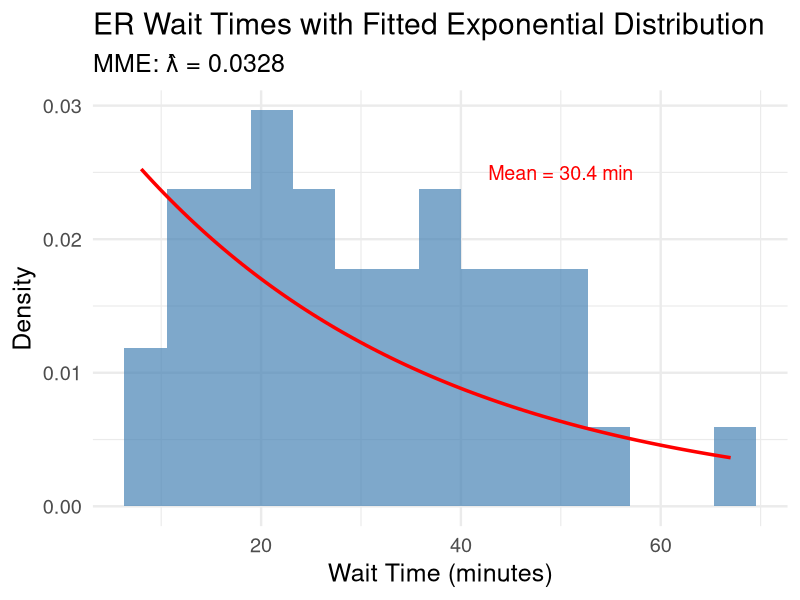
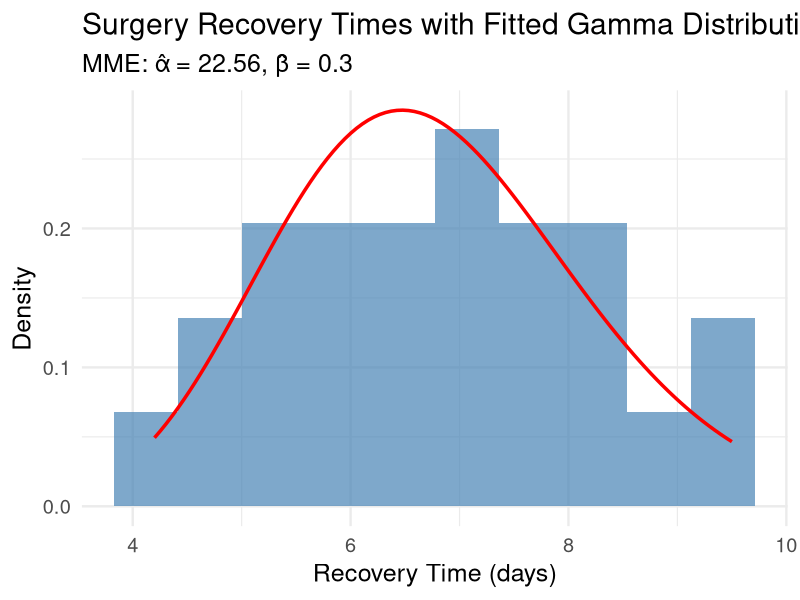
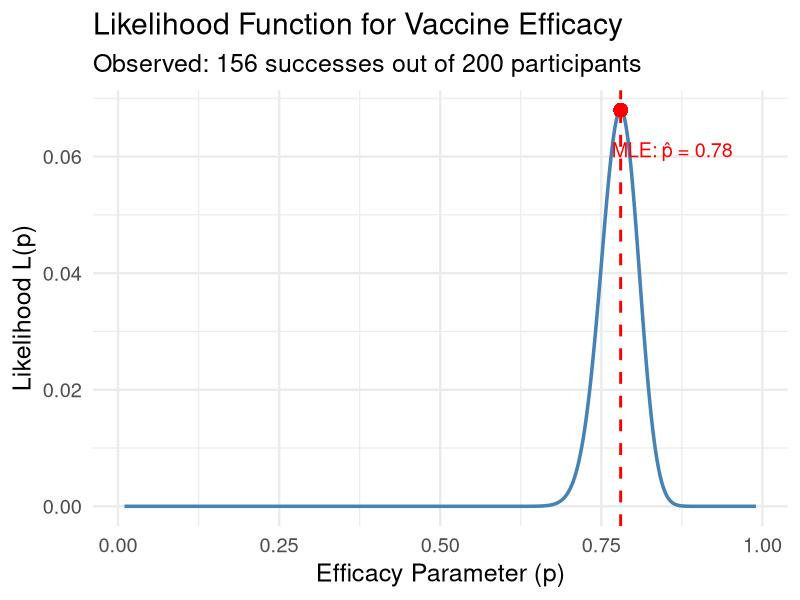
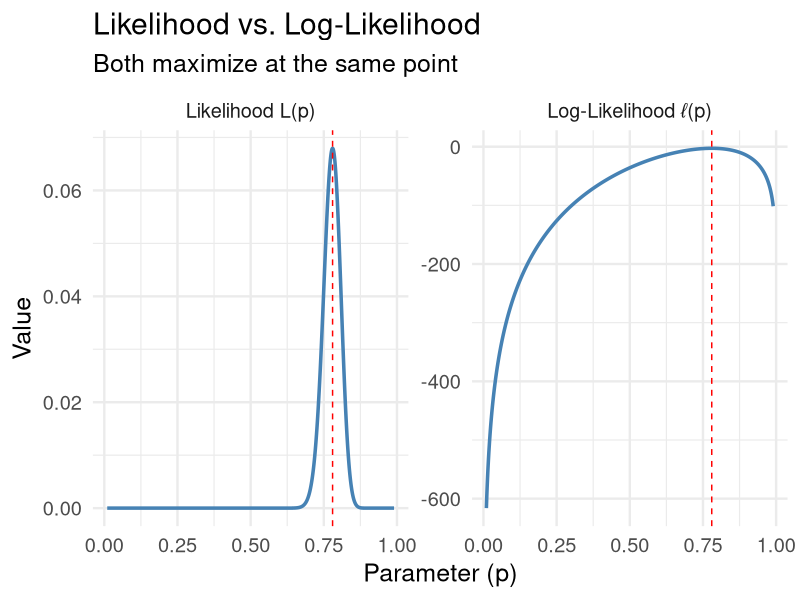
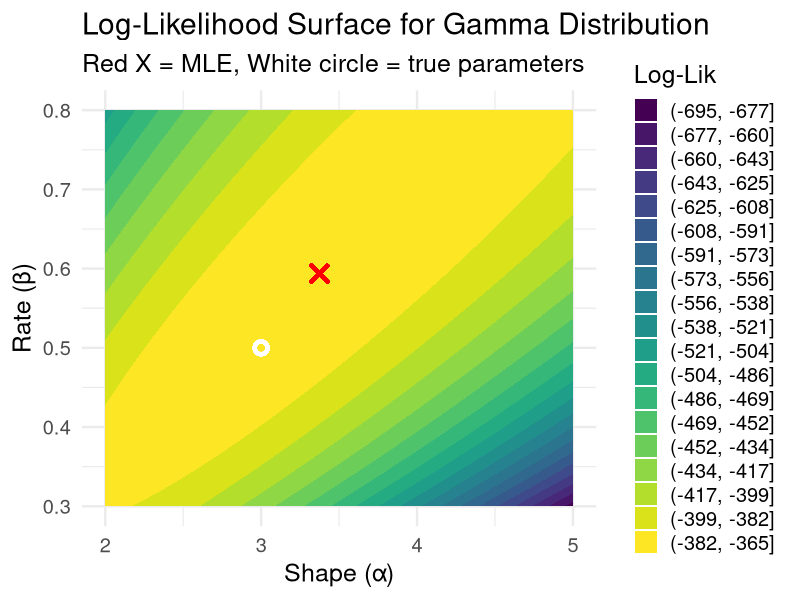
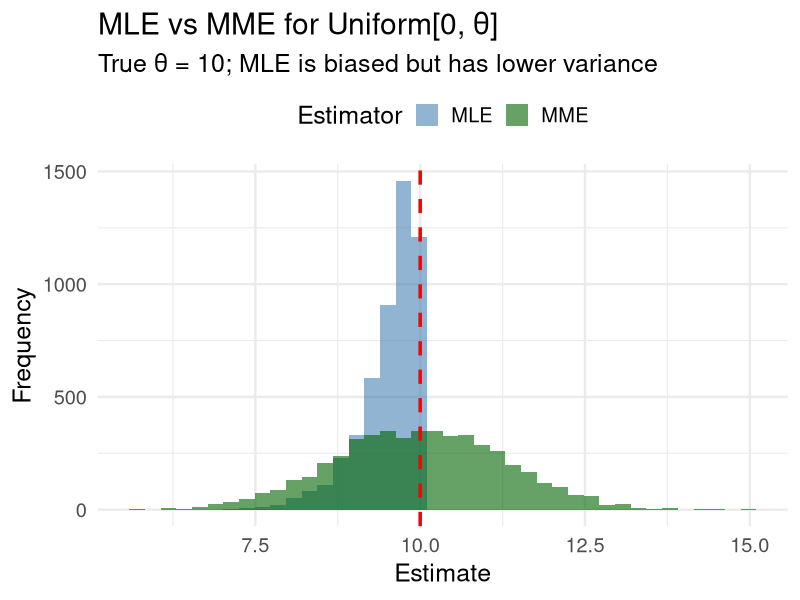
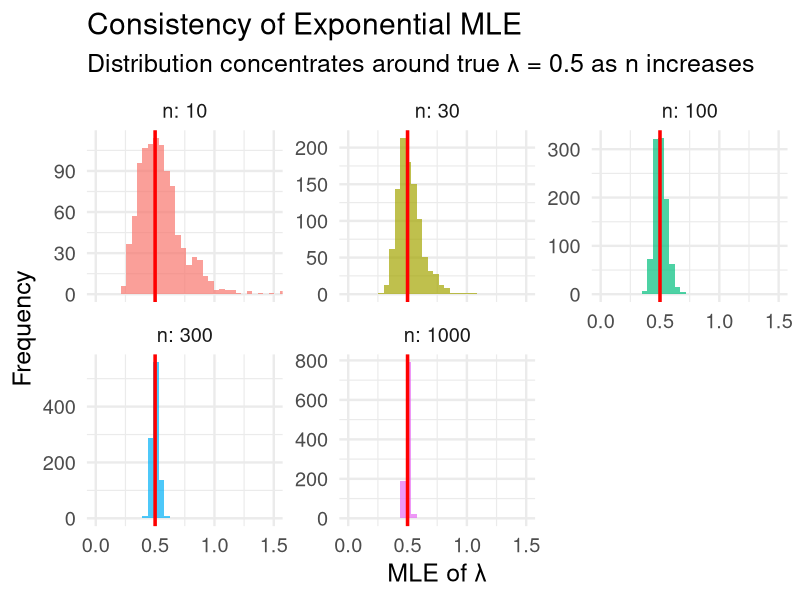
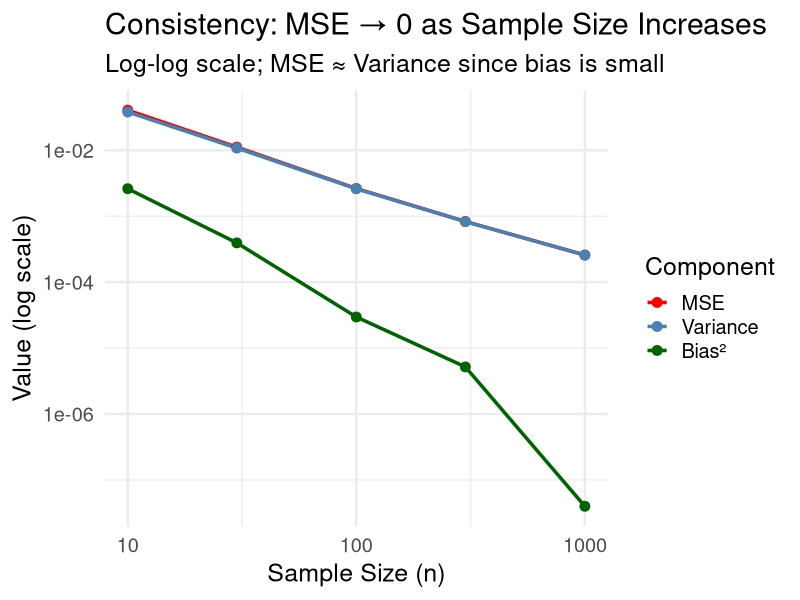

Write R code to recreate these figures, in order.
## ---- chunk 1
#| label: setup
#| include: false
library(tidyverse)
set.seed(42)
theme_set(theme_minimal(base_size = 18))
## ---- chunk 2
# Wait times (minutes) for 40 patients
wait_times <- c(12, 45, 8, 23, 67, 15, 31, 42, 19, 56,
                28, 11, 38, 22, 49, 17, 33, 25, 41, 14,
                52, 9, 36, 27, 44, 18, 29, 47, 21, 35,
                13, 39, 24, 51, 16, 32, 46, 20, 37, 26)

# Method of moments estimate for λ (per minute)
lambda_hat <- 1 / mean(wait_times)

cat("Sample mean wait time:", round(mean(wait_times), 2), "minutes\n")
cat("MME of λ:", round(lambda_hat, 4), "per minute\n")
cat("MME of λ:", round(lambda_hat * 60, 2), "per hour")
## ---- chunk 3
#| label: exp-fit-plot
#| echo: false
#| fig-height: 6
# Compare empirical distribution to fitted exponential
tibble(wait_time = wait_times) |> 
  ggplot(aes(x = wait_time)) +
  geom_histogram(aes(y = after_stat(density)), bins = 15, 
                 fill = "steelblue", alpha = 0.7) +
  stat_function(fun = dexp, args = list(rate = lambda_hat),
                color = "red", linewidth = 1.2) +
  labs(title = "ER Wait Times with Fitted Exponential Distribution",
       subtitle = str_glue("MME: λ̂ = {round(lambda_hat, 4)}"),
       x = "Wait Time (minutes)", y = "Density") +
  annotate("text", x = 50, y = 0.025, 
           label = str_glue("Mean = {round(mean(wait_times), 1)} min"),
           color = "red", size = 5)
## ---- chunk 4
# Recovery times (days) for 25 patients
recovery_times <- c(4.2, 6.8, 5.1, 8.3, 7.2, 4.9, 6.1, 9.5, 5.7, 7.8,
                    6.4, 8.1, 5.3, 7.5, 6.9, 4.5, 8.7, 5.9, 7.1, 6.2,
                    9.2, 5.5, 7.4, 6.6, 8.4)

# Calculate sample moments
x_bar <- mean(recovery_times)
second_moment <- mean(recovery_times^2)

# MME for gamma parameters
alpha_hat <- x_bar^2 / (second_moment - x_bar^2)
beta_hat <- (second_moment - x_bar^2) / x_bar

cat("Sample mean:", round(x_bar, 2), "days\n")
cat("MME of α:", round(alpha_hat, 2), "\n")
cat("MME of β:", round(beta_hat, 2), "days")
## ---- chunk 5
#| label: gamma-fit-plot
#| echo: false
#| fig-height: 6
tibble(recovery_time = recovery_times) |> 
  ggplot(aes(x = recovery_time)) +
  geom_histogram(aes(y = after_stat(density)), bins = 10, 
                 fill = "steelblue", alpha = 0.7) +
  stat_function(fun = dgamma, 
                args = list(shape = alpha_hat, scale = beta_hat),
                color = "red", linewidth = 1.2) +
  labs(title = "Surgery Recovery Times with Fitted Gamma Distribution",
       subtitle = str_glue("MME: α̂ = {round(alpha_hat, 2)}, β̂ = {round(beta_hat, 2)}"),
       x = "Recovery Time (days)", y = "Density")
## ---- chunk 6
n <- 200
successes <- 156
# What value of p makes this outcome most "likely"?
## ---- chunk 7
#| label: likelihood-plot
#| echo: false
#| fig-height: 6
# Likelihood function for vaccine trial
n <- 200
x <- 156

likelihood_data <- tibble(
  p = seq(0.01, 0.99, by = 0.001),
  likelihood = dbinom(x, n, p)
)

mle_p <- x / n

likelihood_data |> 
  ggplot(aes(x = p, y = likelihood)) +
  geom_line(color = "steelblue", linewidth = 1.2) +
  geom_vline(xintercept = mle_p, color = "red", linetype = "dashed", linewidth = 1) +
  geom_point(aes(x = mle_p, y = dbinom(x, n, mle_p)), color = "red", size = 4) +
  labs(title = "Likelihood Function for Vaccine Efficacy",
       subtitle = str_glue("Observed: {x} successes out of {n} participants"),
       x = "Efficacy Parameter (p)", y = "Likelihood L(p)") +
  annotate("text", x = mle_p + 0.08, y = dbinom(x, n, mle_p) * 0.9,
           label = str_glue("MLE: p̂ = {mle_p}"), color = "red", size = 5)
## ---- chunk 8
#| label: loglik-compare-plot
#| echo: false
#| fig-height: 5.5
# Compare likelihood and log-likelihood
likelihood_data |> 
  mutate(log_likelihood = log(likelihood)) |> 
  select(p, likelihood, log_likelihood) |> 
  pivot_longer(-p, names_to = "type", values_to = "value") |> 
  mutate(type = case_when(
    type == "likelihood" ~ "Likelihood L(p)",
    type == "log_likelihood" ~ "Log-Likelihood ℓ(p)"
  )) |> 
  ggplot(aes(x = p, y = value)) +
  geom_line(color = "steelblue", linewidth = 1.2) +
  geom_vline(xintercept = mle_p, color = "red", linetype = "dashed") +
  facet_wrap(~type, scales = "free_y") +
  labs(title = "Likelihood vs. Log-Likelihood", 
       subtitle = "Both maximize at the same point",
       x = "Parameter (p)", y = "Value")
## ---- chunk 9
#| code-line-numbers: "|1-3|5-12|14-18"
true_p <- 0.65
n <- 50
n_sims <- 5000

# Simulate MLE for many samples
bernoulli_sim <- tibble(sim = 1:n_sims) |> 
  mutate(
    data = map(sim, \(s) rbinom(n, 1, true_p)),
    mle = map_dbl(data, mean)
  )

# Check properties
bernoulli_sim |> 
  summarize(
    mean_mle = mean(mle),
    var_mle = var(mle),
    theoretical_var = true_p * (1 - true_p) / n
  )
## ---- chunk 10
# Generate exponential data
set.seed(42)
exp_data <- rexp(100, rate = 0.5)  # True λ = 0.5

# Calculus solution: λ̂ = 1/X̄
mle_calculus <- 1 / mean(exp_data)

# Numerical solution: minimize negative log-likelihood
neg_log_lik_exp <- function(lambda, data) {
  if (lambda <= 0) return(Inf)  # λ must be positive
  -sum(dexp(data, rate = lambda, log = TRUE))
}

# Use optimize() for single-parameter optimization
result <- optimize(neg_log_lik_exp, interval = c(0.01, 5), data = exp_data)
mle_numerical <- result$minimum
## ---- chunk 11
cat("Calculus MLE:  λ̂ =", round(mle_calculus, 5), "\n")
cat("Numerical MLE: λ̂ =", round(mle_numerical, 5), "\n")
cat("Difference:", round(abs(mle_calculus - mle_numerical), 8))
## ---- chunk 12
# Generate gamma data (true α = 3, β = 2)
set.seed(123)
gamma_data <- rgamma(150, shape = 3, rate = 0.5)  # rate = 1/scale

# Define negative log-likelihood for Gamma
neg_log_lik_gamma <- function(params, data) {
  alpha <- params[1]
  beta <- params[2]   # rate parameter
  if (alpha <= 0 | beta <= 0) return(Inf)
  -sum(dgamma(data, shape = alpha, rate = beta, log = TRUE))
}
## ---- chunk 13
# Use optim() for multi-parameter optimization
# Start with method of moments estimates as initial values
start_alpha <- mean(gamma_data)^2 / var(gamma_data)
start_beta <- mean(gamma_data) / var(gamma_data)

result <- optim(
  par = c(start_alpha, start_beta),
  fn = neg_log_lik_gamma,
  data = gamma_data,
  method = "L-BFGS-B",           # Allows bounds
  lower = c(0.001, 0.001)        # Parameters must be positive
)

cat("MLE of α:", round(result$par[1], 3), "(true: 3)\n")
cat("MLE of β:", round(result$par[2], 3), "(true: 0.5)")
## ---- chunk 14
#| echo: false
#| fig-height: 5
# Create grid for contour plot
alpha_seq <- seq(2, 5, length.out = 50)
beta_seq <- seq(0.3, 0.8, length.out = 50)

log_lik_surface <- expand_grid(alpha = alpha_seq, beta = beta_seq) |> 
  mutate(
    log_lik = map2_dbl(alpha, beta, \(a, b) {
      -neg_log_lik_gamma(c(a, b), gamma_data)
    })
  )

ggplot(log_lik_surface, aes(x = alpha, y = beta, z = log_lik)) +
  geom_contour_filled(bins = 20) +
  geom_point(aes(x = result$par[1], y = result$par[2]), 
             color = "red", size = 4, shape = 4, stroke = 2) +
  geom_point(aes(x = 3, y = 0.5), 
             color = "white", size = 3, shape = 1, stroke = 2) +
  labs(title = "Log-Likelihood Surface for Gamma Distribution",
       subtitle = "Red X = MLE, White circle = true parameters",
       x = "Shape (α)", y = "Rate (β)", fill = "Log-Lik") +
  theme(legend.position = "right")
## ---- chunk 15
#| message: false
library(MASS)
select <- dplyr::select

# fitdistr uses numerical optimization internally
gamma_fit <- fitdistr(gamma_data, "gamma")

# Compare our manual optimization with fitdistr
cat("Our optim() result:\n")
cat("  α =", round(result$par[1], 4), ", β =", round(result$par[2], 4), "\n\n")

cat("MASS::fitdistr() result:\n")
print(gamma_fit)
## ---- chunk 16
# Always check convergence!
cat("Convergence code:", result$convergence, 
    ifelse(result$convergence == 0, "(success)", "(failed)"))
## ---- chunk 17
theta <- 10
n <- 20
n_sims <- 5000

uniform_comparison <- tibble(sim = 1:n_sims) |> 
  mutate(
    data = map(sim, \(s) runif(n, 0, theta)),
    mle = map_dbl(data, max),
    mme = map_dbl(data, \(d) 2 * mean(d))
  )
## ---- chunk 18
uniform_comparison |> 
  summarize(
    `MLE Bias` = mean(mle) - theta,
    `MME Bias` = mean(mme) - theta,
    `MLE Variance` = var(mle), `MME Variance` = var(mme),
    `MLE MSE` = mean((mle - theta)^2),
    `MME MSE` = mean((mme - theta)^2)
  ) |> 
  pivot_longer(everything()) |> 
  mutate(value = round(value, 4))
## ---- chunk 19
#| label: mle-mme-plot
#| echo: false
#| fig-height: 6
uniform_comparison |> 
  select(mle, mme) |> 
  pivot_longer(everything(), names_to = "Estimator", values_to = "Estimate") |> 
  mutate(Estimator = toupper(Estimator)) |> 
  ggplot(aes(x = Estimate, fill = Estimator)) +
  geom_histogram(bins = 40, alpha = 0.6, position = "identity") +
  geom_vline(xintercept = theta, color = "red", linetype = "dashed", linewidth = 1.2) +
  labs(title = "MLE vs MME for Uniform[0, θ]",
       subtitle = str_glue("True θ = {theta}; MLE is biased but has lower variance"),
       x = "Estimate", y = "Frequency") +
  scale_fill_manual(values = c("steelblue", "darkgreen")) +
  theme(legend.position = "top")
## ---- chunk 20
#| label: consistency-setup
true_lambda <- 0.5
sample_sizes <- c(10, 30, 100, 300, 1000)
set.seed(100)

consistency_sim <- map(sample_sizes, function(sample_n) {
  tibble(
    n = sample_n,
    sim = 1:1000,
    mle = map_dbl(sim, \(s) 1 / mean(rexp(sample_n, rate = true_lambda)))
  )
}) %>%
  list_rbind()
## ---- chunk 21
#| label: consistency-plot
#| echo: false
#| fig-height: 6
consistency_sim |> 
  ggplot(aes(x = mle, fill = factor(n))) +
  geom_histogram(bins = 40, alpha = 0.7) +
  geom_vline(xintercept = true_lambda, color = "red", linewidth = 1.2) +
  facet_wrap(~n, scales = "free_y", labeller = label_both) +
  coord_cartesian(xlim = c(0, 1.5)) +
  labs(title = "Consistency of Exponential MLE",
       subtitle = "Distribution concentrates around true λ = 0.5 as n increases",
       x = "MLE of λ", y = "Frequency") +
  theme(legend.position = "none")
## ---- chunk 22
# Show bias, variance, and MSE at each sample size
consistency_sim |> 
  group_by(n) |> 
  summarize(
    Bias = mean(mle) - true_lambda,
    Variance = var(mle),
    `Bias²` = (mean(mle) - true_lambda)^2,
    MSE = mean((mle - true_lambda)^2)
  ) |> 
  mutate(across(where(is.numeric), \(x) round(x, 5)))
## ---- chunk 23
#| label: mse-plot-result
#| echo: false
#| fig-height: 5.5
# Calculate MSE at each sample size
mse_summary <- consistency_sim |> 
  group_by(n) |> 
  summarize(
    MSE = mean((mle - true_lambda)^2),
    Variance = var(mle),
    Bias_sq = (mean(mle) - true_lambda)^2
  )

mse_summary |> 
  pivot_longer(-n, names_to = "Component", values_to = "Value") |> 
  mutate(Component = factor(Component, levels = c("MSE", "Variance", "Bias_sq"),
                            labels = c("MSE", "Variance", "Bias²"))) |> 
  ggplot(aes(x = n, y = Value, color = Component)) +
  geom_line(linewidth = 1.2) +
  geom_point(size = 3) +
  scale_x_log10() +
  scale_y_log10() +
  labs(title = "Consistency: MSE → 0 as Sample Size Increases",
       subtitle = "Log-log scale; MSE ≈ Variance since bias is small",
       x = "Sample Size (n)", y = "Value (log scale)") +
  scale_color_manual(values = c("MSE" = "red", "Variance" = "steelblue", "Bias²" = "darkgreen")) +
  theme(legend.position = "right")
## ---- chunk 24
# For distributions with known MLEs
normal_data <- rnorm(100, mean = 50, sd = 10)
cat("Normal MLE for μ:", mean(normal_data), "\n")
cat("Normal MLE for σ:", sd(normal_data) * sqrt((100-1)/100))
## ---- chunk 25
# General approach: maximize log-likelihood
neg_log_lik <- function(lambda, data) {
  -sum(dexp(data, rate = lambda, log = TRUE))
}

exp_data <- rexp(50, rate = 0.5)
result <- optimize(neg_log_lik, interval = c(0.01, 5), data = exp_data)
cat("\nExponential MLE for λ:", round(result$minimum, 4))
## ---- chunk 26
#| message: false
library(MASS)

# Fit various distributions
gamma_data <- rgamma(100, shape = 2, scale = 3)

# Method of moments (manual)
xbar <- mean(gamma_data)
s2 <- var(gamma_data) * (99/100)
alpha_mme <- xbar^2 / s2
beta_mme <- s2 / xbar

# MLE using fitdistr
gamma_mle <- fitdistr(gamma_data, "gamma")

cat("MME: α =", round(alpha_mme, 3), ", β =", round(beta_mme, 3), "\n")
cat("MLE: α =", round(gamma_mle$estimate["shape"], 3), 
    ", β =", round(1/gamma_mle$estimate["rate"], 3))
## ---- chunk 27
# Survival times (months) for 40 patients
survival_times <- c(8.2, 15.3, 12.1, 6.8, 22.5, 9.4, 18.7, 11.3, 7.5, 25.1,
                    14.2, 10.8, 5.3, 19.6, 13.4, 8.9, 16.2, 11.7, 6.1, 21.3,
                    12.8, 9.1, 17.5, 7.8, 24.2, 10.3, 14.9, 8.4, 20.1, 11.9,
                    6.5, 18.3, 13.1, 9.7, 15.8, 7.2, 22.8, 12.4, 8.1, 19.2)

# Fit exponential distribution
lambda_mle <- 1 / mean(survival_times)

# Estimated survival probability at 12 months
surv_12 <- exp(-lambda_mle * 12)

cat("MLE of λ:", round(lambda_mle, 4), "per month\n")
cat("Estimated median survival:", round(log(2)/lambda_mle, 1), "months\n")
cat("Estimated P(survive > 12 months):", round(surv_12, 3))
## ---- chunk 28
1 - pbinom(59, size = 80, prob = 0.80)  # P(X >= 60)
